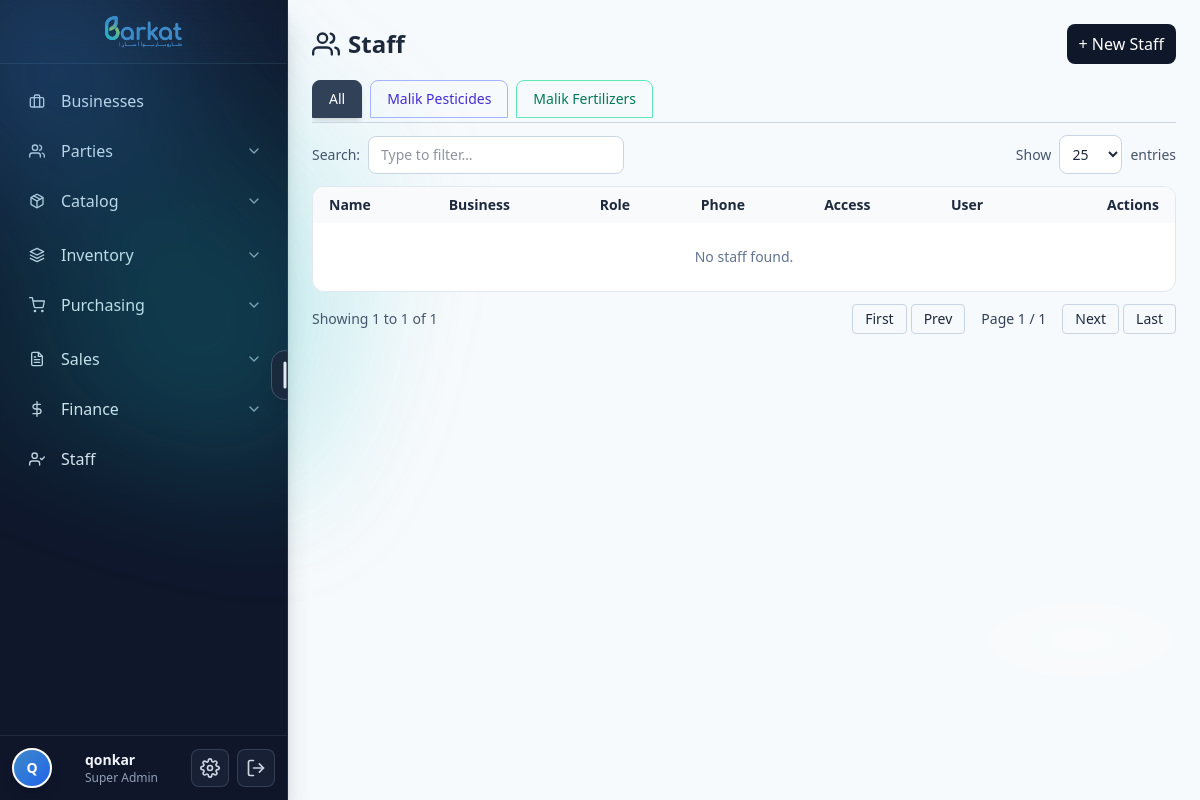
Before: /staff/ (signed in) with the older database file.
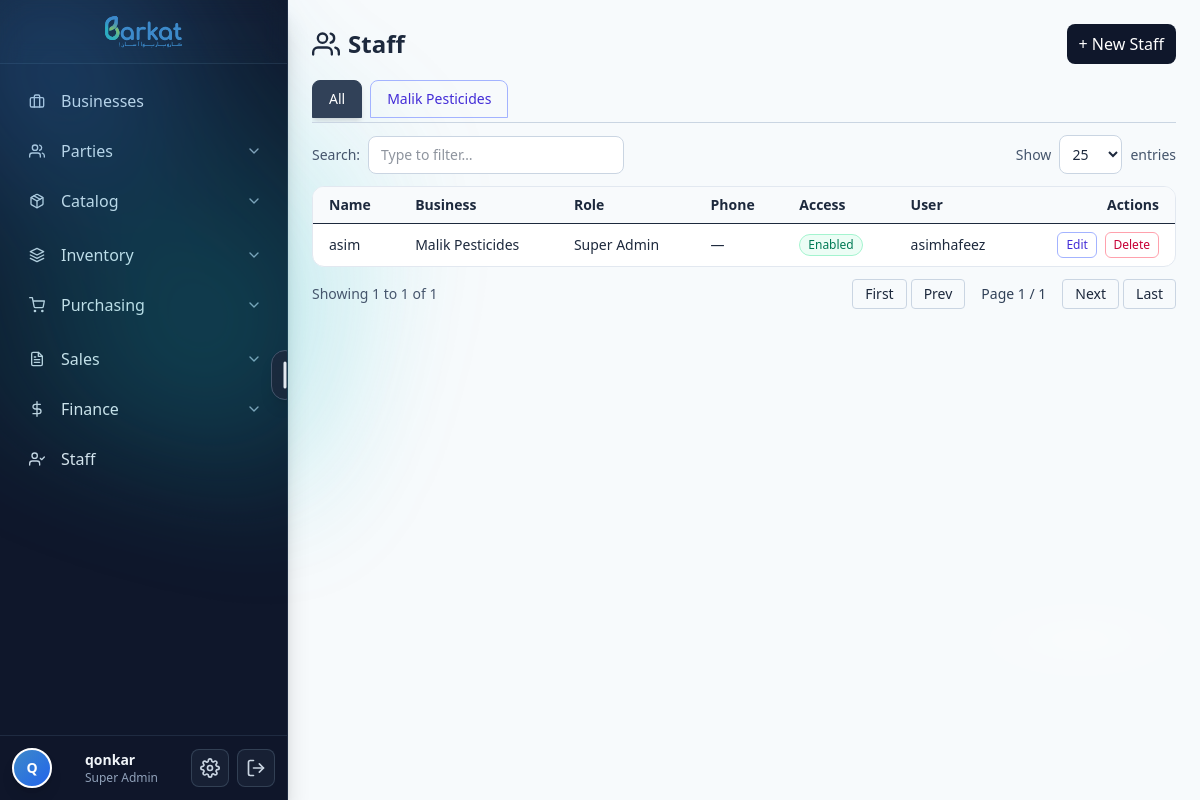
After: the same page with the newer database file.
### barkat_wholesale/barkat/models.py (models this page shows, shortened)
class CodeNamed(TimeStampedBy):
    name = models.CharField(max_length=255)
    code = models.CharField(max_length=50, db_index=True)
    class Meta:
        abstract = True

class Business(CodeNamed):
    legal_name = models.CharField(max_length=255, blank=True, default="")
    ntn = models.CharField(max_length=50, blank=True, default="")        # Pakistan context
    sales_tax_reg = models.CharField(max_length=50, blank=True, default="")
    phone = models.CharField(max_length=50, blank=True, default="")
    email = models.EmailField(blank=True, default="")
    address = models.TextField(blank=True, default="")
    pos_printer_name = models.CharField(
        max_length=200, blank=True,
        help_text="POS80 Printer"
    )
    class Meta:
        unique_together = [("code",)]
        indexes = [models.Index(fields=["name"]), models.Index(fields=["code"])]

class TimeStampedBy(models.Model):
    created_at = models.DateTimeField(default=timezone.now, db_index=True, editable=True)
    updated_at = models.DateTimeField(auto_now=True, db_index=True)
    created_by = models.ForeignKey(
        settings.AUTH_USER_MODEL, null=True, blank=True,
        on_delete=models.SET_NULL, related_name="%(class)s_created"
    )
    updated_by = models.ForeignKey(
        settings.AUTH_USER_MODEL, null=True, blank=True,
        on_delete=models.SET_NULL, related_name="%(class)s_updated"
    )
    is_active = models.BooleanField(default=True, db_index=True)
    is_deleted = models.BooleanField(default=False, db_index=True)
    class Meta:
        abstract = True

class Staff(TimeStampedBy):
    class Roles(models.TextChoices):
        SUPER_ADMIN = "super_admin", "Super Admin"
        MANAGER     = "manager",     "Manager"
        CASHIER     = "cashier",     "Cashier"
        ACCOUNTANT  = "accountant",  "Accountant"
        IT_MANAGER  = "it_manager",  "IT Manager"
        HELPER      = "helper",      "Helper"
    business = models.ForeignKey(
        Business,
        on_delete=models.PROTECT,
        related_name="staff",
        null=False, blank=False,
    )
    full_name = models.CharField(max_length=150, db_index=True)
    role      = models.CharField(max_length=30, choices=Roles.choices, default=Roles.HELPER)
    phone   = models.CharField(max_length=20, blank=True, default="")
    cnic    = models.CharField(max_length=25, blank=True, default="")
    address = models.TextField(blank=True, default="")
    has_software_access = models.BooleanField(default=False)
    user = models.OneToOneField(
        settings.AUTH_USER_MODEL,
        on_delete=models.SET_NULL, null=True, blank=True,
        related_name="staff_profile",
    )
    access_sales     = models.BooleanField(default=False)
    access_inventory = models.BooleanField(default=False)
    access_accounts  = models.BooleanField(default=False)
    perm_product_c = models.BooleanField(default=False, verbose_name="Create Product/Category")
    perm_product_r = models.BooleanField(default=False, verbose_name="Read Products")
    perm_product_u = models.BooleanField(default=False, verbose_name="Edit Products")
    perm_product_d = models.BooleanField(default=False, verbose_name="Delete Products")
    perm_purchase_c = models.BooleanField(default=False, verbose_name="Create Purchase Order")
    perm_purchase_r = models.BooleanField(default=False, verbose_name="Read Purchase Orders")
    perm_purchase_u = models.BooleanField(default=False, verbose_name="Edit Purchase Order")
    perm_purchase_d = models.BooleanField(default=False, verbose_name="Delete Purchase Order")
    perm_sale_c = models.BooleanField(default=False, verbose_name="Create Sales Invoice")
    perm_sale_r = models.BooleanField(default=False, verbose_name="Read Sales invoices")
    perm_sale_u = models.BooleanField(default=False, verbose_name="Edit Sales Invoice")
    perm_sale_d = models.BooleanField(default=False, verbose_name="Delete Sales Invoice")
    perm_cashin_c = models.BooleanField(default=False, verbose_name="Create Cash In")
    perm_cashin_r = models.BooleanField(default=False, verbose_name="Read Cash In")
    perm_cashin_u = models.BooleanField(default=False, verbose_name="Edit Cash In")
    perm_cashin_d = models.BooleanField(default=False, verbose_name="Delete Cash In")
    perm_cashout_c = models.BooleanField(default=False, verbose_name="Create Cash Out")
    perm_cashout_r = models.BooleanField(default=False, verbose_name="Read Cash Out")
    perm_cashout_u = models.BooleanField(default=False, verbose_name="Edit Cash Out")
    perm_cashout_d = models.BooleanField(default=False, verbose_name="Delete Cash Out")
    perm_ledger_r = models.BooleanField(default=False, verbose_name="Read Ledgers")
    perm_staff_c = models.BooleanField(default=False, verbose_name="Create Staff")
    perm_staff_r = models.BooleanField(default=False, verbose_name="Read Staff")
    perm_staff_u = models.BooleanField(default=False, verbose_name="Edit Staff")
    perm_staff_d = models.BooleanField(default=False, verbose_name="Delete Staff")
    joined_on      = models.DateField(null=True, blank=True)
    salary_start   = models.DateField(null=True, blank=True)
    monthly_salary = models.DecimalField(**DECIMAL_12_2, default=0)
    class Meta:
        indexes = [
            models.Index(fields=["business", "role"]),
            models.Index(fields=["business", "full_name"]),
            models.Index(fields=["phone"]),
            models.Index(fields=["cnic"]),
        ]
        constraints = [
            models.UniqueConstraint(
                fields=["business", "phone"],
                name="unique_phone_per_business",
                condition=~models.Q(phone="")
            ),
            models.UniqueConstraint(
                fields=["business", "cnic"],
                name="uniq_staff_business_cnic_when_set",
                condition=~Q(cnic=""),
            ),
        ]

### barkat_wholesale/barkat/views.py (the view, shortened to what this page needs)
# urls.py: path("staff/", views.StaffListView.as_view(), name="staff_list"),
class StaffListView(GranularPermissionRequiredMixin, LoginRequiredMixin, ListView):
    required_permission = "perm_staff_r"
    model = Staff
    template_name = "barkat/staff/staff_list.html"
    context_object_name = "staff_list"
    def get_queryset(self):
        qs = Staff.objects.select_related("business", "user").order_by("business__code", "full_name")
        q = self.request.GET.get("q", "").strip()
        return qs
    def get_context_data(self, **kwargs):
        ctx = super().get_context_data(**kwargs)
        ctx["businesses"] = Business.objects.order_by("code")
        ctx["current_business"] = None  # explicitly none on "All" page
        ctx["q"] = self.request.GET.get("q", "")
        ctx["roles"] = Staff.Roles.choices
        return ctx

### barkat_wholesale/barkat/utils/auth_helpers.py (called while the page is built)
    def get_context_data(self, **kwargs):
        if hasattr(super(), 'get_context_data'):
            ctx = super().get_context_data(**kwargs)
        else:
            ctx = {}
        ctx['has_read_permission'] = getattr(self.request, '_has_read_permission', True)
        return ctx

### barkat_wholesale/barkat/templates/barkat/staff/staff_list.html (shortened to what the changed rows need)
 {% extends "base.html" %} {% load
static %} {% block content %}
<div class="p-4 md:p-6">
  <div class="flex items-center justify-between mb-4">
    <h1 class="text-2xl font-bold flex items-center gap-2">
      <i data-feather="users" class="w-7 h-7"></i>
      <span>Staff</span>
    </h1>
  </div>
  <div class="mb-3">
    <div class="flex gap-2 overflow-x-auto pb-1 border-b border-slate-300">
      <a
        href="{% url 'staff_list' %}"
        aria-current="page"
        data-tint="slate"
        class="inline-flex items-center gap-2 px-4 py-2 rounded-t-lg border text-sm font-medium transition-all duration-300 bg-slate-700 text-white border-slate-700 shadow-md"
      >
        All
      </a>
       {% for b in businesses %}
      <span class="hidden"
        >{% cycle 'indigo' 'emerald' 'rose' 'amber' as color %}</span
      >
      <a
        href="{% url 'business_staff' b.id %}"
        class="inline-flex items-center gap-2 px-4 py-2 rounded-t-lg border text-sm font-medium transition-all duration-300
                  text-{{ color }}-700 border-{{ color }}-300 hover:bg-{{ color }}-100 hover:border-{{ color }}-600 hover:text-{{ color }}-900"
      >
        {{ b.name }}
      </a>
      {% endfor %}
    </div>
  </div>
  <div class="overflow-x-auto rounded-xl border border-slate-200 bg-white">
    <table id="staffTable" class="min-w-full text-sm">
      <thead class="bg-slate-50">
        <tr>
          <th class="px-4 py-2 text-left">Name</th>
          <th class="px-4 py-2 text-left">Business</th>
          <th class="px-4 py-2 text-left">Role</th>
          <th class="px-4 py-2 text-left">Phone</th>
          <th class="px-4 py-2 text-left">Access</th>
          <th class="px-4 py-2 text-left">User</th>
          <th class="px-4 py-2 text-right">Actions</th>
        </tr>
      </thead>
      <tbody id="staffBody">
        {% for s in staff_list %}
        <tr class="border-t">
          <td class="px-4 py-2 font-medium">{{ s.full_name }}</td>
          <td class="px-4 py-2">{{ s.business.name }}</td>
          <td class="px-4 py-2">{{ s.get_role_display }}</td>
          <td class="px-4 py-2">{{ s.phone|default:"—" }}</td>
          <td class="px-4 py-2">
            {% if s.has_software_access %}
            <span
              class="inline-flex items-center rounded-full px-2 py-0.5 text-xs bg-emerald-50 text-emerald-700 border border-emerald-200"
              >Enabled</span
            >
            {% else %}
            <span
              class="inline-flex items-center rounded-full px-2 py-0.5 text-xs bg-slate-100 text-slate-700 border border-slate-200"
              >No</span
            >
            {% endif %}
          </td>
          <td class="px-4 py-2">{{ s.user.username|default:"—" }}</td>
          <td class="px-4 py-2 text-right whitespace-nowrap">
            <a
              href="{% url 'staff_edit' s.pk %}"
              class="inline-flex items-center gap-1 rounded-md border border-indigo-300 text-indigo-700 px-2 py-1 text-xs hover:bg-indigo-50"
              >Edit</a
            >
            <a
              href="{% url 'staff_delete' s.pk %}"
              class="inline-flex items-center gap-1 rounded-md border border-rose-300 text-rose-700 px-2 py-1 text-xs hover:bg-rose-50 ml-1"
              >Delete</a
            >
          </td>
        </tr>
        {% empty %}
        <tr>
          <td colspan="7" class="px-4 py-6 text-center text-slate-500">
            No staff found.
          </td>
        </tr>
        {% endfor %}
      </tbody>
    </table>
  </div>
</div>
{% endblock %}

Changed rows visible on the page:
removed Business: name "Malik Fertilizers"
added Staff: full_name "asim", business.name "Malik Pesticides", role "Super Admin", phone "—", has_software_access "Enabled", user.username "asimhafeez"
Other visible differences:
text no longer shown: "No staff found."
